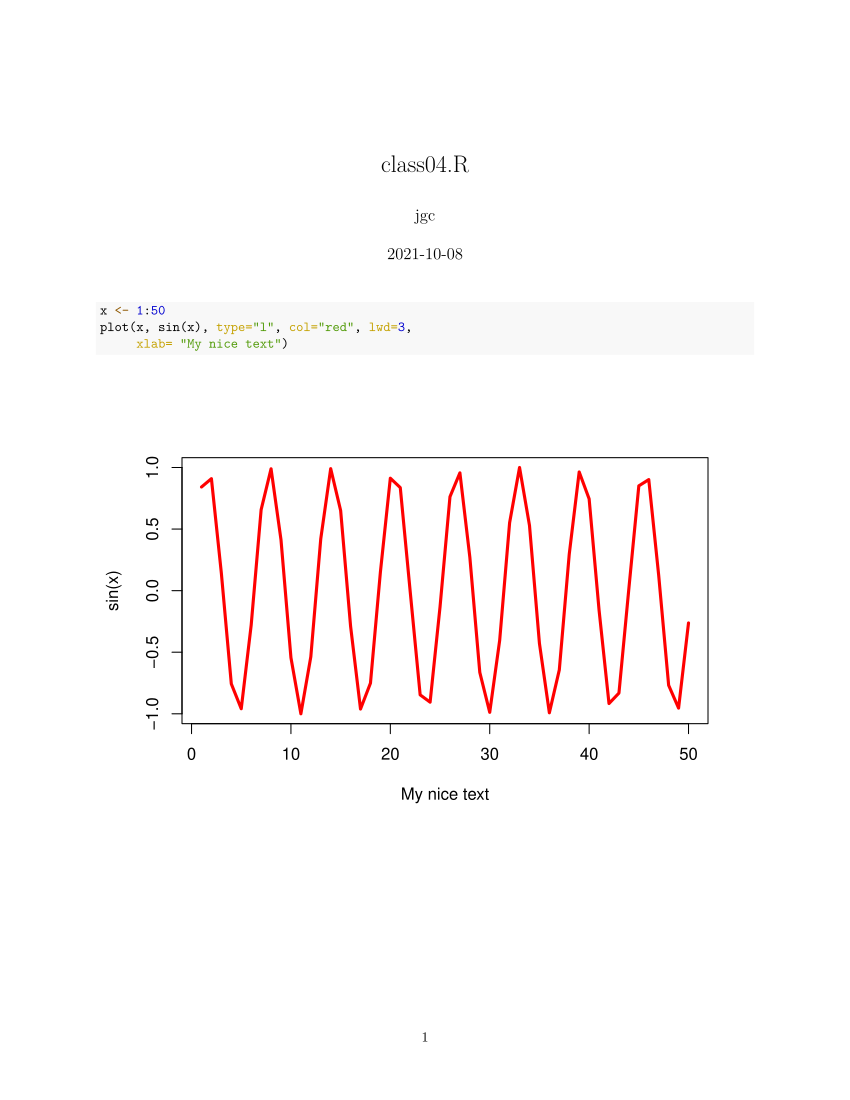

This chart was generated by the following R code:
x <- 1:50
plot(x, sin(x), type="l", col="red", lwd=3,
     xlab= "My nice text")
